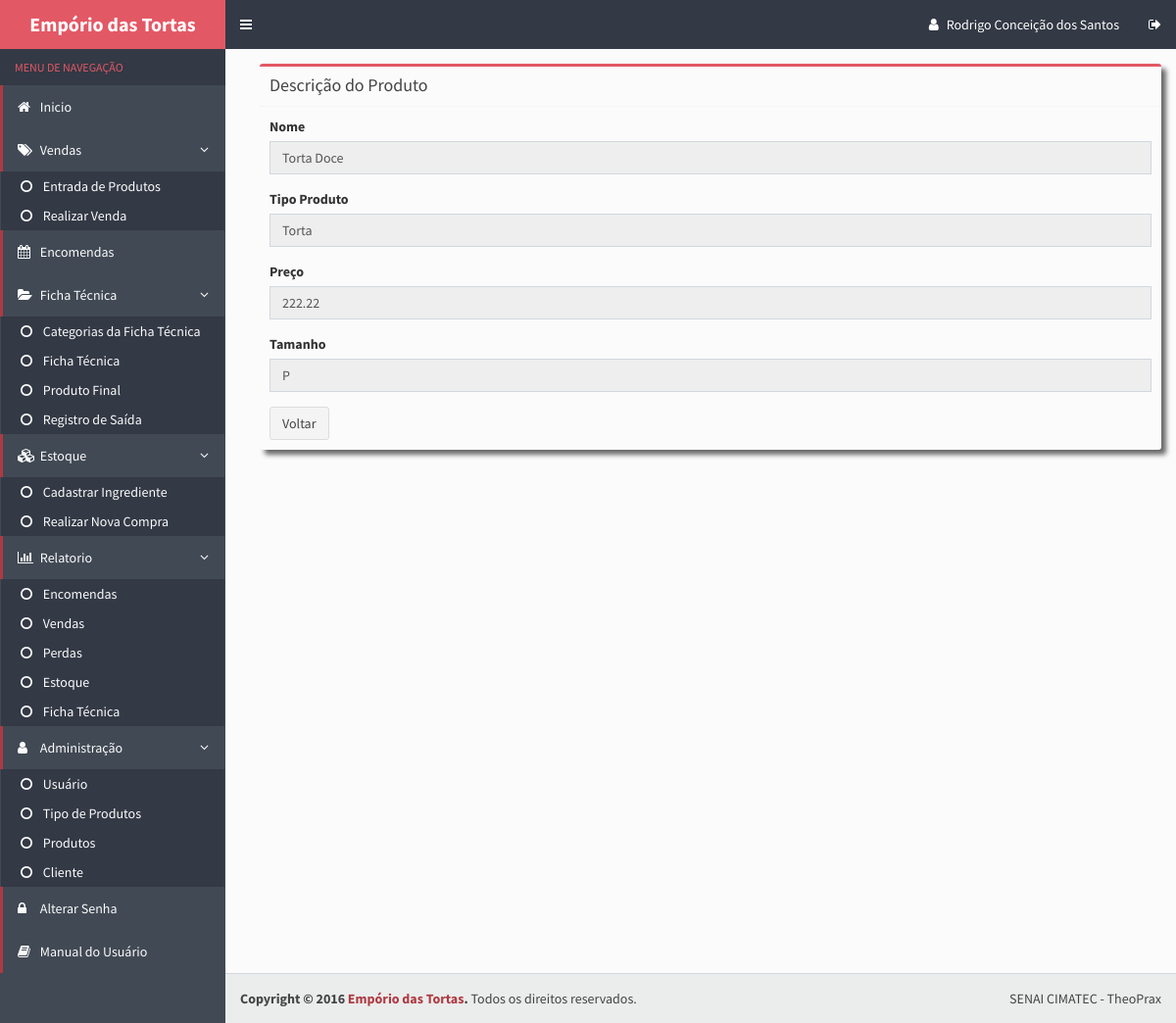
Page /DAO/Visualizar_Produto.php?id=1 (signed in) on the committed database.
### tables this page shows
CREATE TABLE IF NOT EXISTS `produtos` (
  `cod_produto` int(11) NOT NULL AUTO_INCREMENT,
  `nome` varchar(50) NOT NULL,
  `tamanho` char(1) DEFAULT '-',
  `preco` decimal(5,2) NOT NULL,
  `cod_tipoproduto` int(100) NOT NULL,
  `cod_torta_fat` int(11) DEFAULT NULL,
  PRIMARY KEY (`cod_produto`),
  UNIQUE KEY `nome` (`nome`),
  UNIQUE KEY `nome_2` (`nome`),
  KEY `cod_tipoproduto` (`cod_tipoproduto`),
  KEY `fk_produtos_cod_produto` (`cod_torta_fat`)
);

CREATE TABLE IF NOT EXISTS `tipoproduto` (
  `cod_tipoproduto` int(11) NOT NULL AUTO_INCREMENT,
  `nome` varchar(100) NOT NULL,
  PRIMARY KEY (`cod_tipoproduto`),
  UNIQUE KEY `nome` (`nome`)
);

### DAO/Visualizar_Produto.php (the view, shortened to what this page needs)
<?php
    $id = null;
    if ( !empty($_GET['id'])) {
        $id = $_REQUEST['id'];
    }
    if ( null==$id ) {
        header("Location: index.php");
    } else {
        $pdo = Database::connect();
        $pdo->setAttribute(PDO::ATTR_ERRMODE, PDO::ERRMODE_EXCEPTION);
        $sql = "SELECT produtos.*,concat('R$ ',format(preco,2,'de_DE')) as preco_form,tipoproduto.nome AS tipo_prod FROM produtos
                INNER JOIN tipoproduto ON tipoproduto.cod_tipoproduto=produtos.cod_tipoproduto WHERE cod_produto = ?";
        $q = $pdo->prepare($sql);
        $q->execute(array($id));
        $data = $q->fetch(PDO::FETCH_ASSOC);
    }
?>
<!DOCTYPE html>
<html>
  <head>
    <link rel="stylesheet" href="../bootstrap/css/bootstrap.css">
    <link rel="stylesheet" href="https://maxcdn.bootstrapcdn.com/font-awesome/4.4.0/css/font-awesome.min.css">
    <link rel="stylesheet" href="https://code.ionicframework.com/ionicons/2.0.1/css/ionicons.min.css">
    <link rel="stylesheet" href="../dist/css/AdminLTE.css">
    <link rel="stylesheet" href="../dist/css/skins/skin-blue.css">
  </head>
  <body class="hold-transition skin-blue sidebar-mini">
    <div class="wrapper">
      <?php include_once("includes/header.php") ?>
      <?php include_once("includes/menu.php") ?>
      <div class="content-wrapper">
        <section class="content">
            <div class="row">
                <div class="col-md-12">
                    <div class="box box-warning">
                      <div class="box-header with-border">
                        <h3 class="box-title">Descrição do Produto</h3>
                      </div>
                      <div class="box-body">
                        <form >
                          <div class="form-group">
                            <label>Nome</label>
                            <input type="text" class="form-control" name="nome" required="required" value="<?php echo $data['nome'];?>" disabled="disabled">
                          </div>
                          <div class="form-group">
                            <label>Tipo Produto</label>
                            <input type="text" class="form-control" name="tipo_prod" value="<?php echo $data['tipo_prod'];?>" disabled="disabled">
                          </div>
                          <div class="form-group">
                            <label>Preço</label>
                            <input type="text" class="form-control" name="preco" required="required" value="<?php echo $data['preco'];?>" disabled="disabled">
                          </div>
                          <div class="form-group">
                            <label>Tamanho</label>
                            <input class="form-control" name="tamanho" type="text" required="required" id="tamanho" disabled="disabled" value="<?php echo $data['tamanho'];?>">
                          </div>
                          <a class="btn btn-default" href="../produtos.php">Voltar</a>
                        </form>
                      </div>
                    </div>
                </div>
            </div>
        </section>
      </div>
      <?php include_once("includes/footer.php") ?>
  </body>
</html>

### rows in the picture
produtos: nome "Torta Doce", tipo_prod "Torta", preco "222.22", tamanho "P"

### other values in the picture
$_SESSION['UsuarioNome'] "Rodrigo Conceição dos Santos"
